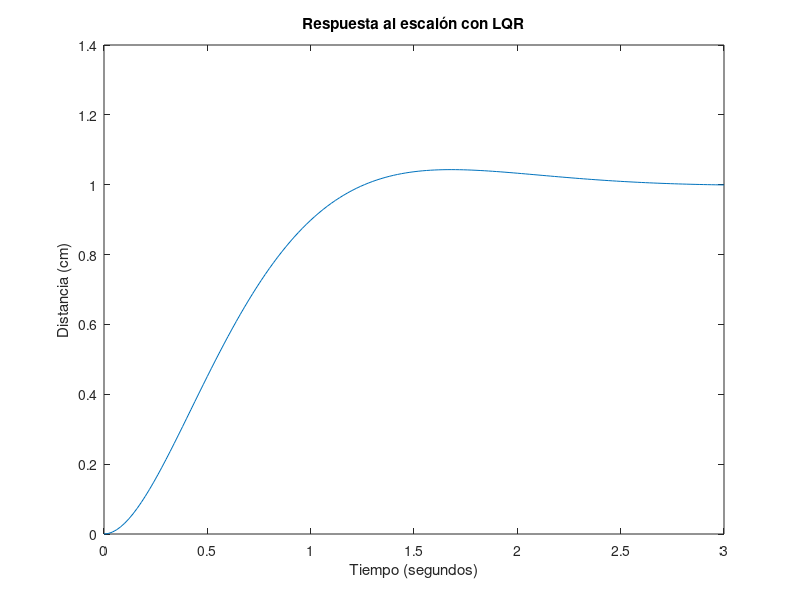
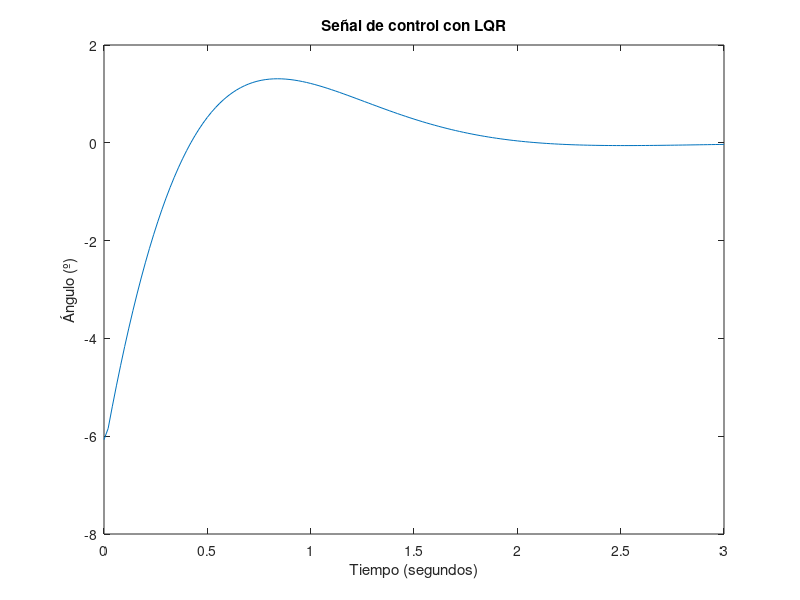

Write MATLAB code to recreate these figures, in order.
clear;clc;
% load sistem_ident;

%% Diseño del controlador LQR

% Se obtiene el espacio de estados del sistema identificado
% sys = tf(Plant_Ident_3P_Step_10m);
% sys = tf([7],[1 0 0]);
T = 0.02
amplitud = 1/100;
% val_init = -0.08;
val_init = 0;

% [A,B,C,D] = tf2ss(sys.Numerator{1}, sys.Denominator{1});
A = [0 1; 0 0]; B = [0; 7]; C = [1 0]; D = 0;

sys_ss = ss(A,B,C,D);

% Se muestra la controlabilidad
co = ctrb(sys_ss);
controlability = rank(co)

% Se cacucla la matriz de retroalimentación
Q = C'*C;
% Q(1,1) = 20 * 10^11; 
% Q = Q*8*10^5;   % Ajustar Q hasta obtener la respuesta deseada
R = 1;
K = lqr(A,B,Q,R)

% Se realimenta el sistema y se obtiene el sistema controlado
Ac = [(A-B*K)];
sys_cl = ss(Ac,B,C,D);

% Se simula el sistema y se muestran los resultados
t = 0:T:3;
r = amplitud*ones(size(t));
[y,t,x]=lsim(sys_cl,r,t, [val_init, 0]);
figure(1)
plot(t,y*100);
title('Respuesta al escalón con LQR')
xlabel('Tiempo (segundos)');
ylabel('Distancia (cm)');

% Se muestra el valor de la cte por la que hay que multipicar
% la consigna para obtener el valor en el estacionario deseado
Kr = 1 / dcgain(sys_cl)

% Cálcula de la sobreoscilación
Mp = (max(y) - y(end)) / y(end) * 100

%% Simulación de la acción de control
% El objetivo es obtener a lacción de control a través de Y
% Y = Cx + Du => Y = U = R - Kx => D = 0; C = K;
% Y = Kx; U = R' - Y;
C_c = [0 1/7];
D_c = 0;

% Se realimenta el sistema y se obtiene el sistema controlado
sys_cl = ss(Ac,B,C_c,D_c);

% Se simula el sistema y se muestran los resultados
[y,t,x]=lsim(sys_cl,r,t, [-0.1, 0]);
u = r' - y;
figure(2);
plot(t, rad2deg(gradient(u,T)));
title('Señal de control con LQR')
xlabel('Tiempo (segundos)');
ylabel('Ángulo (º)');




